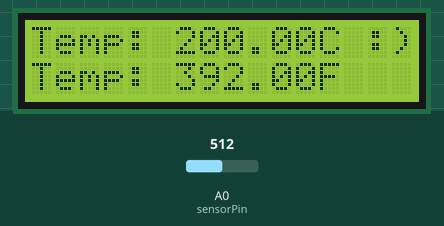
Simulated run of this sketch. Board: Arduino Uno, built with avr-gcc and run on an emulated ATmega328P. Parts: 16×2 character LCD. The inputs (shaded band) are chosen by the test bench; at power-on: A0 (sensorPin) = 512.

Above: at 1.2 s.
1.3 s: A0 (sensorPin) set to 716
At 2.5 s:
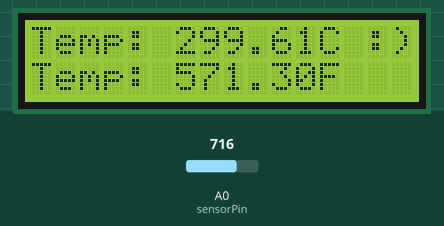
3.0 s: A0 (sensorPin) set to 900
At 4.3 s:
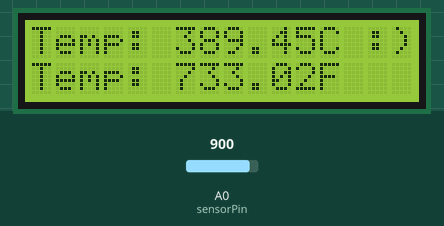
4.6 s: A0 (sensorPin) set to 1023
At 5.1 s:
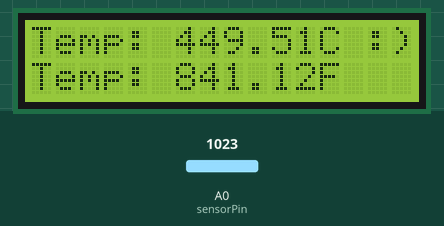
6.1 s: A0 (sensorPin) set to 511
At 7.0 s:
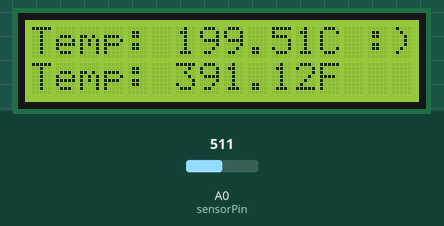
Timing chart, 0 to 9.1 s (numbered marks = the images above; inputs shaded):
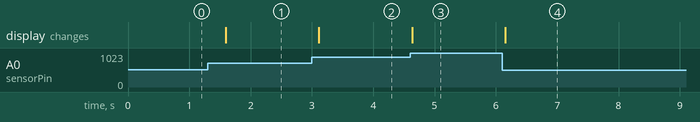

Measured:
- after the input at 1.3 s, the display: changes after 0.29 s (image 1)
- after the input at 3.0 s, the display: changes after 0.11 s (image 2)
- after the input at 4.6 s, the display: changes at once (image 3)
- after the input at 6.1 s, the display: changes after 0.05 s (image 4)

The sketch:

sketch_02_temperature_reader.ino
```cpp
#include<LiquidCrystal.h>

LiquidCrystal lcd(12, 11, 5, 4, 3, 2);
const int sensorPin = A0;

void setup(){
  // open a serial port between arduino and the computer
  // communication speed=9600 bits per second
  Serial.begin(9600);
  // initialize LCD
  lcd.begin(16, 2); // tell how large the screen is
}

void loop(){
  // get analog input (0-1023)
  int analogValue = analogRead(sensorPin);
  // convert analog input to voltage (0-5V)
  float voltage = (analogValue/1024.0)*5.0;
  // convert voltage to degrees C
  float tempC = (voltage-0.5)*100.0;
  float tempF = tempC*9.0/5.0+32.0;

  // display
  lcd.clear();
  lcd.setCursor(0, 0);
  lcd.print("Temp: " + String(tempC) + "C :)");
  lcd.setCursor(0, 1);
  lcd.print("Temp: " + String(tempF) + "F");

  delay(500);
}
```
